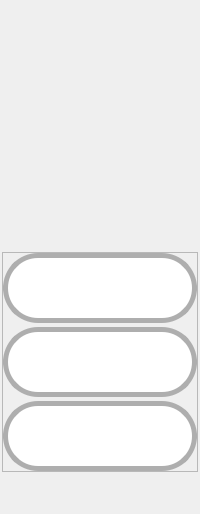
            <widget class="QWidget" name="warehouse_properties_panel">
             <layout class="QVBoxLayout" name="verticalLayout_37">
              <property name="spacing">
               <number>2</number>
              </property>
              <property name="leftMargin">
               <number>2</number>
              </property>
              <property name="topMargin">
               <number>2</number>
              </property>
              <property name="rightMargin">
               <number>2</number>
              </property>
              <property name="bottomMargin">
               <number>2</number>
              </property>
              <item>
               <spacer name="verticalSpacer_11">
                <property name="orientation">
                 <enum>Qt::Vertical</enum>
                </property>
                <property name="sizeType">
                 <enum>QSizePolicy::Minimum</enum>
                </property>
                <property name="sizeHint" stdset="0">
                 <size>
                  <width>20</width>
                  <height>250</height>
                 </size>
                </property>
               </spacer>
              </item>
              <item>
               <widget class="QFrame" name="frame_7">
                <property name="frameShape">
                 <enum>QFrame::StyledPanel</enum>
                </property>
                <property name="frameShadow">
                 <enum>QFrame::Raised</enum>
                </property>
                <layout class="QVBoxLayout" name="verticalLayout_15">
                 <property name="spacing">
                  <number>4</number>
                 </property>
                 <property name="leftMargin">
                  <number>0</number>
                 </property>
                 <property name="topMargin">
                  <number>0</number>
                 </property>
                 <property name="rightMargin">
                  <number>0</number>
                 </property>
                 <property name="bottomMargin">
                  <number>0</number>
                 </property>
                 <item>
                  <widget class="QPushButton" name="warehouse_item_add_btn2">
                   <property name="minimumSize">
                    <size>
                     <width>70</width>
                     <height>70</height>
                    </size>
                   </property>
                   <property name="toolTip">
                    <string>Add item</string>
                   </property>
                   <property name="styleSheet">
                    <string notr="true">QPushButton{
	border-style: solid;	
	border-width: 5px;
	border-radius:35px;
	border-color: rgb(174, 174, 174);

	padding: 10px;
	
	background-color: rgb(255, 255, 255);

	image: url(:/icons/icons/plus.svg);
	
}


QPushButton:hover{
	border-style:  solid;
	border-color: rgb(174, 174, 174);
	border-width: 5px;
	border-radius: 35px;
	padding: 10px;
	
	image: url(:/icons/icons/plus2.svg);
}
QPushButton:pressed{
	
	border-style:  solid;
	border-width: 5px;
	border-radius: 35px;
	padding: 10px;
	background-color: rgb(100, 100, 100);
	image: url(:/icons/icons/plus2.svg);
}
</string>
                   </property>
                   <property name="text">
                    <string/>
                   </property>
                   <property name="iconSize">
                    <size>
                     <width>60</width>
                     <height>60</height>
                    </size>
                   </property>
                  </widget>
                 </item>
                 <item>
                  <widget class="QPushButton" name="warehouse_item_remove_btn">
                   <property name="enabled">
                    <bool>true</bool>
                   </property>
                   <property name="minimumSize">
                    <size>
                     <width>70</width>
                     <height>70</height>
                    </size>
                   </property>
                   <property name="toolTip">
                    <string>Remove item</string>
                   </property>
                   <property name="styleSheet">
                    <string notr="true">QPushButton{

	border-style: solid;	
	border-width: 5px;
	border-radius:35px;
	border-color: rgb(174, 174, 174);

	padding: 10px;

	
	image: url(:/icons/icons/trash-can-with-cover.svg) ;
	background-color: rgb(255, 255, 255);
 	

	
}


QPushButton:hover{

	image: url(:/icons/icons/trash-can-with-cover.svg);
	background-color: rgb(200, 200, 200);
	
}


QPushButton:pressed{

	background-color: rgb(100, 100, 100);
	image: url(:/icons/icons/open-trash-can.svg);

}

QPushButton:disabled{
	
	background-color: rgb(142,142,142);
}
</string>
                   </property>
                   <property name="text">
                    <string/>
                   </property>
                   <property name="iconSize">
                    <size>
                     <width>30</width>
                     <height>30</height>
                    </size>
                   </property>
                  </widget>
                 </item>
                 <item>
                  <widget class="QPushButton" name="warehouse_update_current_items_btn">
                   <property name="minimumSize">
                    <size>
                     <width>70</width>
                     <height>70</height>
                    </size>
                   </property>
                   <property name="toolTip">
                    <string>Update current items</string>
                   </property>
                   <property name="styleSheet">
                    <string notr="true">QPushButton{

	border-style: solid;	
	border-width: 5px;
	border-radius:35px;
	border-color: rgb(174, 174, 174);

	padding: 10px;

	
	image:url(:/icons/icons/reset-warehouse1.png);
	background-color: rgb(255, 255, 255);
 	

	
}


QPushButton:hover{
	image:url(:/icons/icons/reset-warehouse2.png);
	
}


QPushButton:pressed{

	background-color: rgb(100, 100, 100);
	image: url(:/icons/icons/reset-warehouse2.png);

}

QPushButton:disabled{
	
	background-color: rgb(142,142,142);
}
</string>
                   </property>
                   <property name="text">
                    <string/>
                   </property>
                  </widget>
                 </item>
                </layout>
               </widget>
              </item>
              <item>
               <spacer name="verticalSpacer_12">
                <property name="orientation">
                 <enum>Qt::Vertical</enum>
                </property>
                <property name="sizeHint" stdset="0">
                 <size>
                  <width>20</width>
                  <height>40</height>
                 </size>
                </property>
               </spacer>
              </item>
             </layout>
            </widget>
